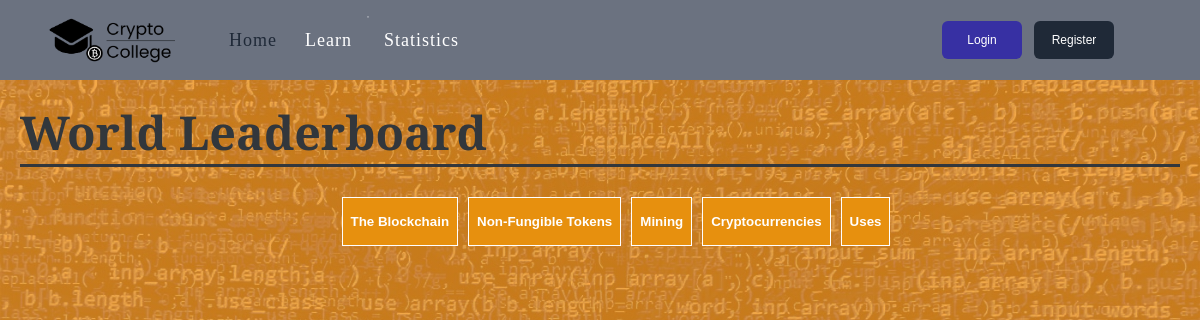
The app's page /statistics with its own data.
### app/models.py (models this page shows, shortened)
class Quiz(db.Model):
    id = db.Column(db.Integer, primary_key=True)
    quizname = db.Column(db.String(128))
    questions = db.relationship('Question', backref='quiz', lazy=True)
    'Return all questions that belong to the topic of this quiz'
    'Return a specific question from a quiz'

### app/routes.py (the view)
@app.route('/statistics')
def statistics():
    quizResults = QuizResult.getResultsForAllQuizzes()
    return render_template('Statistics.html', title='Statistics', results=quizResults, quizzes=Quiz.query.all())

### app/models.py (called while the page is built)
    def getResultsForAllQuizzes():
        results = []
        for quiz in Quiz.query.all():
            quizResults = QuizResult.getResultsForQuiz(quiz.id)
            results.append((quiz.id, quizResults))
        return results

    def getResultsForQuiz(quizId):
        results = []
        rank = 1
        for quizResult in QuizResult.query.filter_by(quizid=quizId).order_by(QuizResult.score.desc()).limit(10):
            userId = UserResult.query.filter_by(userid=quizResult.userresultid).first().userid
            username = User.query.filter_by(id=userId).first().username
            results.append((username, quizResult.score, rank))
            rank += 1
        return results

### app/templates/Statistics.html (shortened to what this page needs)
{%extends "layout.html"%}
{%block content%}
<div>
    <h1 style="font-size: 35pt; border-bottom-style:solid; margin:20px; font-family: 'Crimson Text', serif; color: #32373c;">
        World Leaderboard</h1>
    <div class="stats-tabs-container">
        <nav class="stats-tabs flex" aria-label="tabs">
            {% for quiz in quizzes%}
              <button id="quiz-select-{{quiz.id}}" onclick="selectQuiz(event)" class="quiz-select">{{quiz.quizname}}</button>
            {% endfor %}
        </nav>
    </div>
</div>
{%endblock%}

### app/static/CSS/Style.css (style rules this page uses)
html, body { height: 100%; background-color: #f7931a; margin: 0; padding: 0; background-image: linear-gradient(rgba(247, 147, 26, 0.8), rgba(247, 147, 26, 0.8)), url('../Pictures/codeblauw.jpg'); background-size: cover; background-repeat: repeat-y; }
.flex { display: flex; }

### app/static/CSS/Statistics.css (style rules this page uses)
.stats-tabs-container { border-bottom-width: 1px; --tw-border-opacity: 1; border-color: rgba(229, 231, 235, var(--tw-border-opacity)); padding: 10px; }
.stats-tabs { --tw-space-x-reverse: 0; margin-right: calc(2rem * var(--tw-space-x-reverse)); margin-left: calc(2rem * calc(1 - var(--tw-space-x-reverse))); justify-content: center; }
.stats-tabs > button { margin-left: 5px; margin-right: 5px; border-style: solid; border-width: 1px; border-color: white; padding-top: 1rem; padding-bottom: 1rem; padding-left: 0.5rem; padding-right: 0.5rem; white-space: nowrap; background-color: #e7900e; color: white; font-weight: 700; cursor: pointer; }

### records on screen
Quiz: quizname "The Blockchain"
Quiz: quizname "Non-Fungible Tokens"
Quiz: quizname "Mining"
Quiz: quizname "Cryptocurrencies"
Quiz: quizname "Uses"
